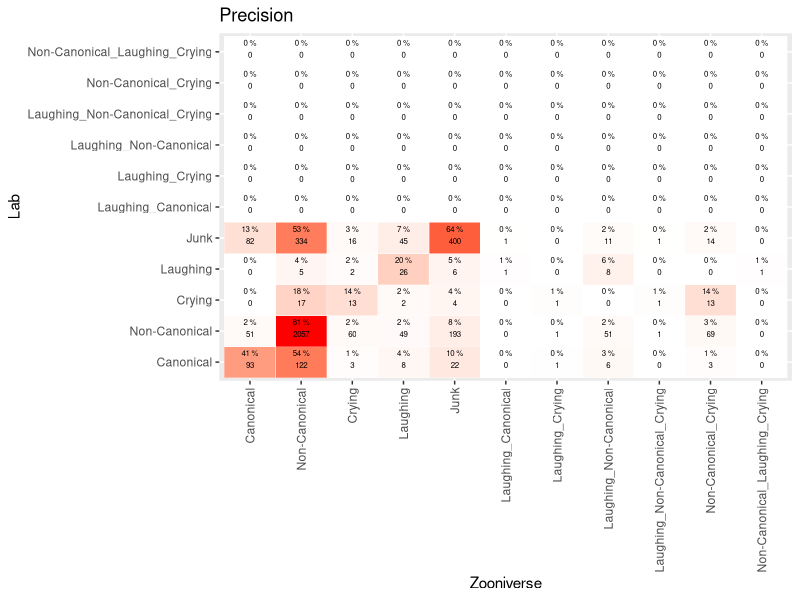
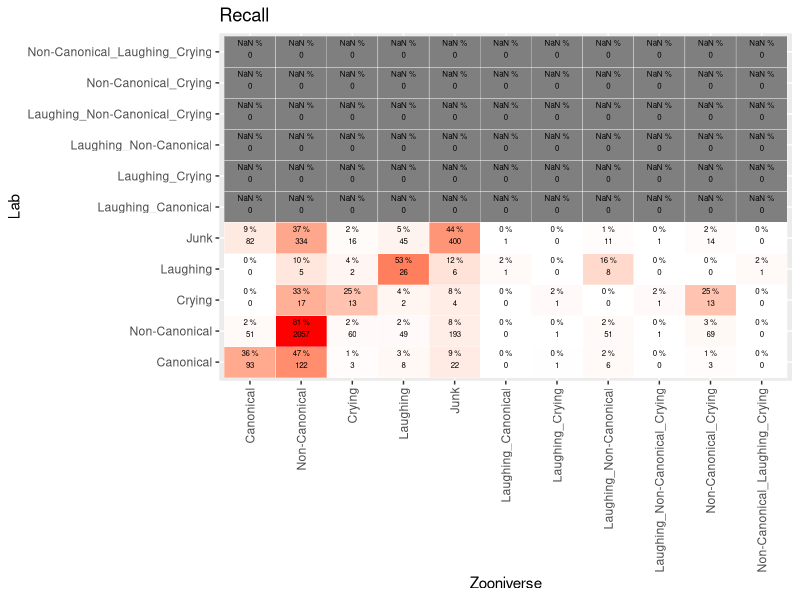

Here is the R script that generated these plots, in order: (Note: this script raises an error after producing the figures.)
## ---- chunk 1
knitr::opts_chunk$set(echo = TRUE)
library(tidyverse)
library(dplyr)
library(ggplot2)
library(caret)
library(scales)

dodiv=function(x) x/sum(x, na.rm=T)

## ---- chunk 2
read.csv("first_class_lisa.csv")->zoon
summary(zoon)

read.csv("Metadata_batch2_lisa.csv",sep="\t")->md
summary(md)
#? correct errors in md? onset           offset       chunk_pos

read.csv("result_final_lisa.csv")->lab
summary(lab)

data_all <- read.csv("final_classifications_PU_zoon.csv")

#remove the word mixed that takes up space and is unnecessary
data_all$Zoon_classif=factor(gsub("Mixed_","",as.character(data_all$Zoon_classif),fixed=T))

data_all$Zoon_classif=factor(data_all$Zoon_classif, levels=c("Canonical","Non-Canonical",
                                                             "Crying","Laughing","Junk",levels(data_all$Zoon_classif)[grep("_",levels(data_all$Zoon_classif))]))


# create lab column with easier to read correspondance
data_all$lab<-as.character(data_all$Major_Choice)
data_all$lab[data_all$lab=="Non-canonical syllables"]<-"Non-Canonical"
data_all$lab[data_all$lab=="Canonical syllables"]<-"Canonical"
data_all$lab[data_all$lab %in% c("Don't mark","None")]<-"Junk"
data_all$lab=factor(data_all$lab,levels=levels(data_all$Zoon_classif))

## ---- chunk 3
table(data_all$lab)
table(data_all$Zoon_classif)

mycf=confusionMatrix(data_all$lab, data_all$Zoon_classif, dnn = c("Lab","Zooniverse"))

conf_tab=mycf$table

# this package uses sensitivity & specificity
#Sensitivity=recall
#Specificity=precision


## ---- chunk 4
pdf("precision_with_mixed.pdf",height=10,width=10)
prop_cat=data.frame(conf_tab/colSums(conf_tab)*100) #generates precision because columns
prop_cat$id=paste(prop_cat$Lab,prop_cat$Zooniverse)
colnames(prop_cat)[3]<-"pr"

data.frame(conf_tab)->stall
stall$id=paste(stall$Lab,stall$Zooniverse)
stall=merge(stall,prop_cat[c("id","pr")])



ggplot(data = stall, mapping = aes(y = Lab, x=Zooniverse)) +
 geom_tile(aes(fill= rescale(pr)), colour = "white") +
  geom_text(aes(label = paste(round(pr),"%")), vjust = -1,size=2) +
  geom_text(aes(label = Freq), vjust = 1,size=2) +
  scale_fill_gradient(low = "white", high = "red", name = "Percentage") +
     theme(legend.position = "none") +
  xlab("Zooniverse") + ylab("Lab") +
  ggtitle("Precision")+ theme(axis.text.x = element_text(angle = 90, vjust = 0.5, hjust=1))
dev.off()
## ---- chunk 5
pdf("recall_with_mixed.pdf",height=10,width=10)
prop_cat=data.frame(conf_tab/rowSums(conf_tab)*100)  #generates recall because rows
prop_cat$id=paste(prop_cat$Lab,prop_cat$Zooniverse)
colnames(prop_cat)[3]<-"rec"

data.frame(conf_tab)->stall
stall$id=paste(stall$Lab,stall$Zooniverse)
stall=merge(stall,prop_cat[c("id","rec")])

ggplot(data = stall, mapping = aes(y = Lab, x=Zooniverse)) +
 geom_tile(aes(fill= rescale(rec)), colour = "white") +
  geom_text(aes(label = paste(round(rec),"%")), vjust = -1,size=2) +
  geom_text(aes(label = Freq), vjust = 1,size=2) +
  scale_fill_gradient(low = "white", high = "red", name = "Percentage") +
     theme(legend.position = "none") +
  xlab("Zooniverse") + ylab("Lab") +
  ggtitle("Recall")+ theme(axis.text.x = element_text(angle = 90, vjust = 0.5, hjust=1))


dev.off()
## ---- chunk 6

#given results above, we map the mixed
data_all$Zoon_classif[data_all$Zoon_classif=="Laughing_Canonical"]<-"Canonical"
data_all$Zoon_classif[data_all$Zoon_classif=="Laughing_Non-Canonical"]<-"Non-Canonical"
data_all$Zoon_classif[data_all$Zoon_classif=="Laughing_Non-Canonical_Crying"]<-"Non-Canonical"
data_all$Zoon_classif[data_all$Zoon_classif=="Laughing_Crying"]<-"Crying"
data_all$Zoon_classif[data_all$Zoon_classif=="Non-Canonical_Crying"]<-"Non-Canonical"
data_all$Zoon_classif[data_all$Zoon_classif=="Non-Canonical_Laughing_Crying"]<-"Non-Canonical"

#and reset the factors for cleanliness
data_all$Zoon_classif=factor(data_all$Zoon_classif)
data_all$lab=factor(data_all$lab)

## broken here!!
zoon_sums = data_all %>% group_by(ChildID,Zoon_classif, Age) %>% count(.drop = FALSE) #it's still dropping empty levels
colnames(zoon_sums)<-c("ChildID",      "Zoon_classif","Age", "n_zoo")
zoon_sums$id=paste(zoon_sums$ChildID,zoon_sums$Zoon_classif)
#add zeros
table(zoon_sums$ChildID,zoon_sums$Zoon_classif)==0
mytab=table(zoon_sums$ChildID,zoon_sums$Zoon_classif)
for(i in 1:dim(mytab)[1]) for(j in 1:dim(mytab)[2]) if(mytab[i,j]==0){
  zero_line=cbind(rownames(mytab)[i],colnames(mytab)[j],data_all[data_all$ChildID==rownames(mytab)[i],"Age"][1],0)
  colnames(zero_line)<-colnames(zoon_sums)
  zoon_sums=rbind(zoon_sums,
                zero_line)
} 

lab_sums = data_all %>% group_by(ChildID, lab, Age) %>% count(.drop = FALSE)
lab_sums$id=paste(lab_sums$ChildID,lab_sums$lab)
sums=merge(zoon_sums,lab_sums[,c("lab", "Age" ,  "n", "id")],by="id",all=T)
sums$age=ifelse(!is.na(sums$Age.x),sums$Age.x,sums$Age.y)
summary(sums)

l_nl_z=zoon_sums$Zoon_classif

## ---- chunk 7

plot()

## ---- chunk 8
df.sub <- subset(data_all, Zoon_classif %in% c("Canonical","Non-Canonical"))

### By Age
n.can <- as.data.frame(df.sub %>% group_by(Age) %>% filter(Zoon_classif == "Canonical") %>% summarise(n.can = n()))
n.non.can <- as.data.frame(df.sub %>% group_by(Age) %>% filter(Zoon_classif == "Non-Canonical") %>% summarise(n.non.can = n()))
n.tot <- merge(n.can, n.non.can)
n.tot$ratio.can <- n.tot$n.can/(n.tot$n.can + n.tot$n.non.can)
n.tot$ratio.non.can <- n.tot$n.non.can/(n.tot$n.can + n.tot$n.non.can)

### CANONICAL
df.plot <- rbind(data.frame(Age = as.factor(n.tot$Age), Ratio = n.tot$ratio.can, Cat = "Canonical"))
ggplot(df.plot, aes(fill=Cat, y=Ratio, x=Age)) + 
  geom_bar(position="dodge", stat="identity")

### NONCANONICAL
df.plot <- rbind(data.frame(Age = as.factor(n.tot$Age), Ratio = n.tot$ratio.non.can, Cat = "Non-Canonical"))
ggplot(df.plot, aes(fill=Cat, y=Ratio, x=Age)) + 
  geom_bar(position="dodge", stat="identity")

###BOTH

df.plot <- rbind(data.frame(Age = as.factor(n.tot$Age), Ratio = n.tot$ratio.can, Cat = "Canonical"),data.frame(Age = as.factor(n.tot$Age), Ratio = n.tot$ratio.non.can, Cat = "Non-canonical"))

ggplot(df.plot, aes(fill=Cat, y=Ratio, x=Age)) + 
  geom_bar(position="dodge", stat="identity")
## ---- chunk 9
### By Recording (=Child ID)
n.can <- as.data.frame(df.sub %>% group_by(ChildID) %>% filter(Zoon_classif == "Canonical") %>% summarise(n.can = n()))
n.non.can <- as.data.frame(df.sub %>% group_by(ChildID) %>% filter(Zoon_classif == "Non-Canonical") %>% summarise(n.non.can = n()))
n.tot <- merge(n.can, n.non.can)
n.tot$ratio.can <- n.tot$n.can/(n.tot$n.can + n.tot$n.non.can)
n.tot$ratio.non.can <- n.tot$n.non.can/(n.tot$n.can + n.tot$n.non.can)
df.plot <- rbind(data.frame(ChildID = as.factor(n.tot$ChildID), Ratio = n.tot$ratio.can, Cat = "Canonical"),
                 data.frame(ChildID = as.factor(n.tot$ChildID), Ratio = n.tot$ratio.non.can, Cat = "Non-Canonical"))

ggplot(df.plot, aes(fill=Cat, y=Ratio, x=ChildID)) + 
  geom_bar(position="dodge", stat="identity")
